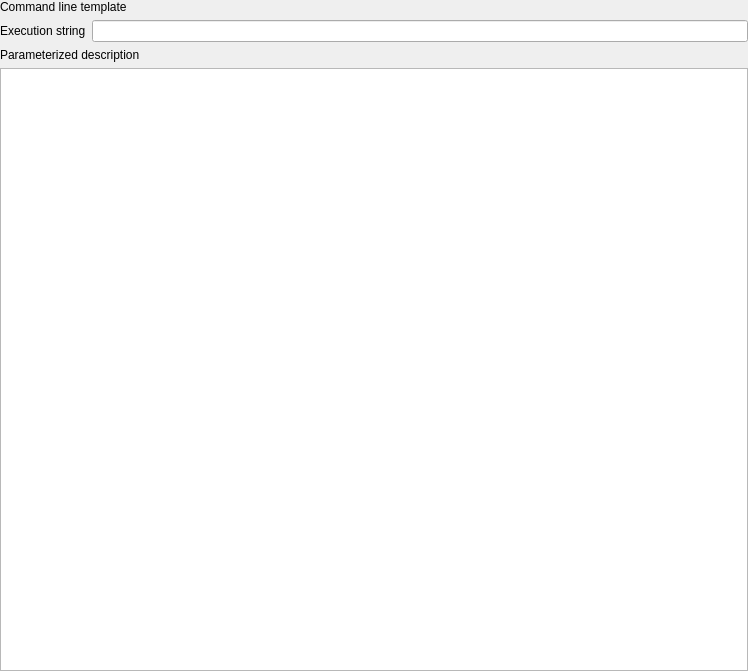
<?xml version="1.0" encoding="UTF-8"?>
<ui version="4.0">
 <class>CreateCmdlineBasedWorkerWizardCommandTemplatePage</class>
 <widget class="QWizardPage" name="CreateCmdlineBasedWorkerWizardCommandTemplatePage">
  <property name="geometry">
   <rect>
    <x>0</x>
    <y>0</y>
    <width>748</width>
    <height>671</height>
   </rect>
  </property>
  <property name="windowTitle">
   <string>WizardPage</string>
  </property>
  <layout class="QVBoxLayout" name="verticalLayout">
   <property name="leftMargin">
    <number>0</number>
   </property>
   <property name="topMargin">
    <number>0</number>
   </property>
   <property name="rightMargin">
    <number>0</number>
   </property>
   <property name="bottomMargin">
    <number>0</number>
   </property>
   <item>
    <widget class="QLabel" name="lblTitle">
     <property name="text">
      <string>Command line template</string>
     </property>
    </widget>
   </item>
   <item>
    <layout class="QHBoxLayout" name="templatelayout">
     <property name="sizeConstraint">
      <enum>QLayout::SetMinAndMaxSize</enum>
     </property>
     <item>
      <widget class="QLabel" name="lblTemplate">
       <property name="text">
        <string>Execution string</string>
       </property>
      </widget>
     </item>
     <item>
      <widget class="QLineEdit" name="leTemplate"/>
     </item>
    </layout>
   </item>
   <item>
    <widget class="QLabel" name="lblPrompter">
     <property name="text">
      <string>Parameterized description</string>
     </property>
    </widget>
   </item>
   <item>
    <widget class="QTextEdit" name="tePrompter">
     <property name="html">
      <string>&lt;!DOCTYPE HTML PUBLIC &quot;-//W3C//DTD HTML 4.0//EN&quot; &quot;http://www.w3.org/TR/REC-html40/strict.dtd&quot;&gt;
&lt;html&gt;&lt;head&gt;&lt;meta name=&quot;qrichtext&quot; content=&quot;1&quot; /&gt;&lt;style type=&quot;text/css&quot;&gt;
p, li { white-space: pre-wrap; }
&lt;/style&gt;&lt;/head&gt;&lt;body style=&quot; font-family:'.SF NS Text'; font-size:13pt; font-weight:400; font-style:normal;&quot;&gt;
&lt;p style=&quot;-qt-paragraph-type:empty; margin-top:12px; margin-bottom:12px; margin-left:0px; margin-right:0px; -qt-block-indent:0; text-indent:0px; font-family:'MS Shell Dlg 2'; font-size:8.25pt;&quot;&gt;&lt;br /&gt;&lt;/p&gt;&lt;/body&gt;&lt;/html&gt;</string>
     </property>
    </widget>
   </item>
  </layout>
 </widget>
 <resources/>
 <connections/>
</ui>
